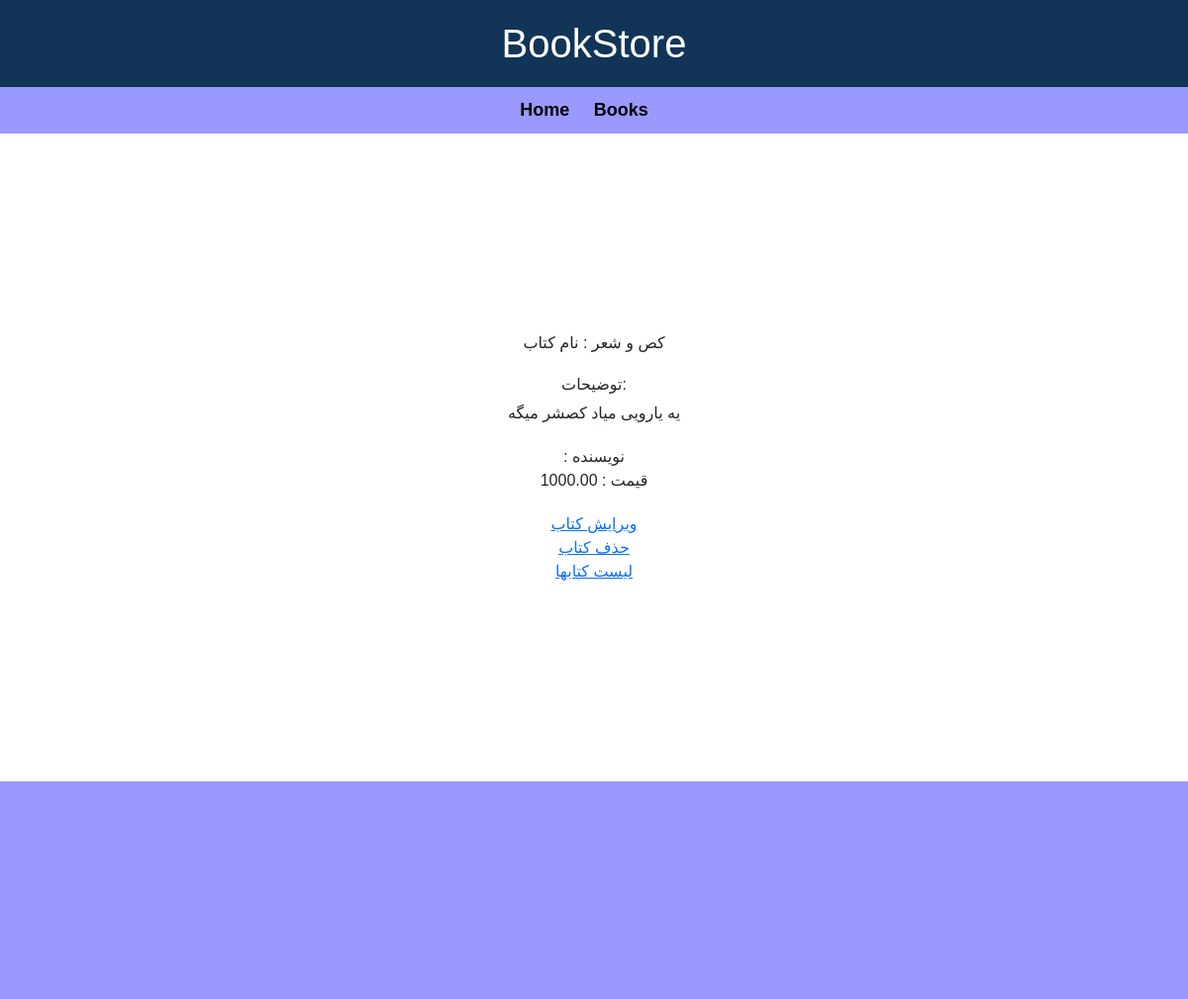
Page /books/3/ on the committed database.
### books/models.py (models this page shows, shortened)
class Book(models.Model):
    title = models.CharField(max_length=200)
    author = models.CharField(max_length=200)
    content = models.TextField()
    price = models.DecimalField(max_digits=6, decimal_places=2)

### books/views.py (the view)
# urls.py: path('<int:pk>/', views.BookDetailView.as_view(), name = 'book_detail'),
class BookDetailView(generic.DetailView):
    model = Book
    template_name = 'books/book_detail.html'

### books/templates/books/book_detail.html (shortened to what this page needs)
{% extends '_base.html'%}
{% block content %}
<p>{{book.title}} : نام کتاب</p>
<h6> توضیحات:</h6>
<p>{{book.content}}</p>
{{book.author}} : نویسنده
<br>
{{book.price}} : قیمت
<a href = "{% url 'book_update' book.id %}" > ویرایش کتاب</a>
<br>
<a href = "{% url 'book_delete' book.id %}" > حذف کتاب</a>
<br>
<a href = "{% url 'book_list' %}" > لیست کتابها </a>
{% endblock content %}

### templates/_base.html (style rules this page uses)
body { margin: 0; padding: 0; font-family: Arial, sans-serif; }
p { font-size: 16px; line-height: 1.5; margin-bottom: 20px; }

### rows in the picture
Book: title "کص و شعر", content "یه یارویی میاد کصشر میگه", price "1000.00"
